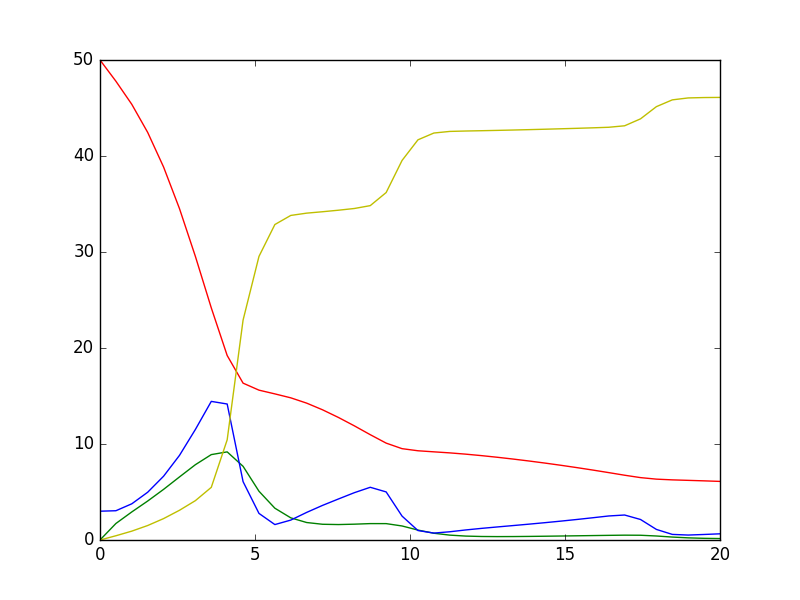

Write the Python code that produced this figure.
#!/usr/bin/env python
# -*- coding: utf-8 -*-
# vim: ft=python ts=4 sw=4 sts=4 et fenc=utf-8
# Original author: "Eivind Magnus Hvidevold" <hvidevold@gmail.com>
# License: GNU GPLv3 at http://www.gnu.org/licenses/gpl.html

'''
'''

import os
import sys
import re

import numpy
import ODESolver
from matplotlib.pylab import *
from math import exp

def transformToFunction(valueOrFunction):
    if isinstance(valueOrFunction, (float, int)):
        return lambda t: valueOrFunction
    else:
        return valueOrFunction

class ProblemSIR:
    def __init__(self, sigma, beta, deltaS, rho, deltaI, alpha, S0, I0, Z0, R0, T):
        self.T = T
        self.S0 = S0
        self.I0 = I0
        self.Z0 = Z0
        self.R0 = R0

        for var in 'sigma', 'beta', 'deltaS', 'rho', 'deltaI', 'alpha':
            setattr(self, var, transformToFunction(vars()[var]))

    def __call__(self, u, t):
        S, I, Z, R = u
        return [
                self.sigma(t) - self.beta(t)*S*Z - self.deltaS(t)*S,
                self.beta(t)*S*Z - self.rho(t)*I - self.deltaI(t)*I,
                self.rho(t)*I - self.alpha(t)*S*Z,
                self.deltaS(t)*S + self.deltaI(t)*I + self.alpha(t)*S*Z]

    def term(self, u, t, i):
        S, I, Z, R = u[i]
        eps = 1e-7
        return S + I + Z + R - (self.S0 + self.I0 + self.Z0 + self.R0) > eps

class SolverSIR:
    def __init__(self, problem, dt):
        self.problem = problem
        self.dt = dt

    def solve(self, method=ODESolver.RungeKutta4):
        'entry point'
        problem = self.problem
        solver = method(problem)
        solver.set_initial_condition([problem.S0, problem.I0, problem.Z0, problem.R0])
        n = int(round(self.problem.T/float(self.dt)))
        tp = numpy.linspace(0, self.problem.T, n)
        u, t = solver.solve(tp) # set sigma = 0 to test with lambda u, t, i: problem.term(u, t, i))
        print 'Max infected', max(u[:,1])
        return tp, u

def doPlot(tp, u):
    plot(tp, u[:,0], 'r-')
    plot(tp, u[:,1], 'g-')
    plot(tp, u[:,2], 'b-')
    plot(tp, u[:,3], 'y-')

def main():
    beta = 0.03
    def alpha(t):
        w0 = 0.2*beta
        a = 50*w0
        small_sigma = 0.5
        w = 0.0
        T = [5.0, 10.0, 18.0]
        for i in range(len(T)):
            w += exp(-0.5*((t-T[i])/small_sigma)**2)
        w = a * w + w0
        return w

    problem = ProblemSIR(sigma=0.0, beta=beta, deltaS=0.0, deltaI=0.0, rho=1.0, alpha=alpha, S0=50.0, I0=0.0, Z0=3.0, R0=0.0, T=20)
    solver = SolverSIR(problem, 0.5)
    tp, u = solver.solve()
    doPlot(tp, u)
    show()


if __name__ == '__main__':
    main()

'''
Yes! Humans win!
A handful of survivors boast a painful but glorious victory.
'''

"""

[emilyd@sudur App_E]$ python war_on_zombies.py
Max infected 9.17922521856

"""
